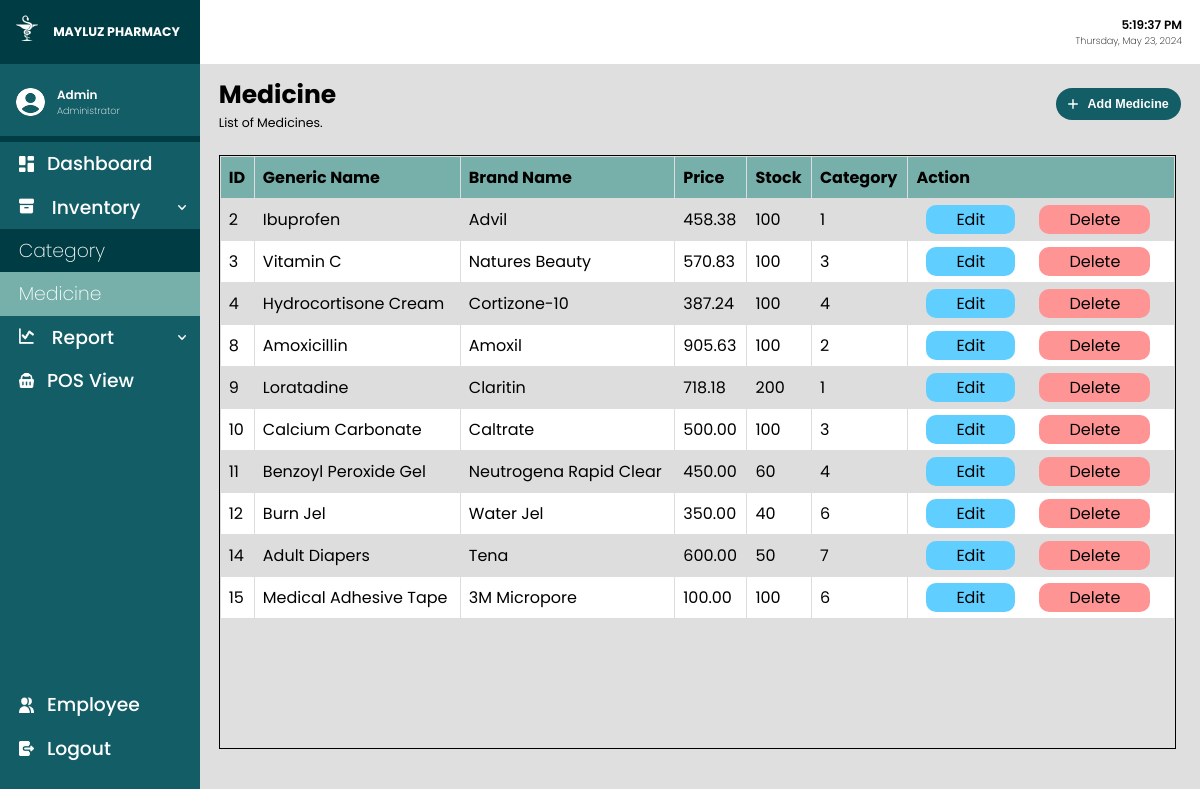
/medicine.php (signed in), run on an earlier commit of the app's database.
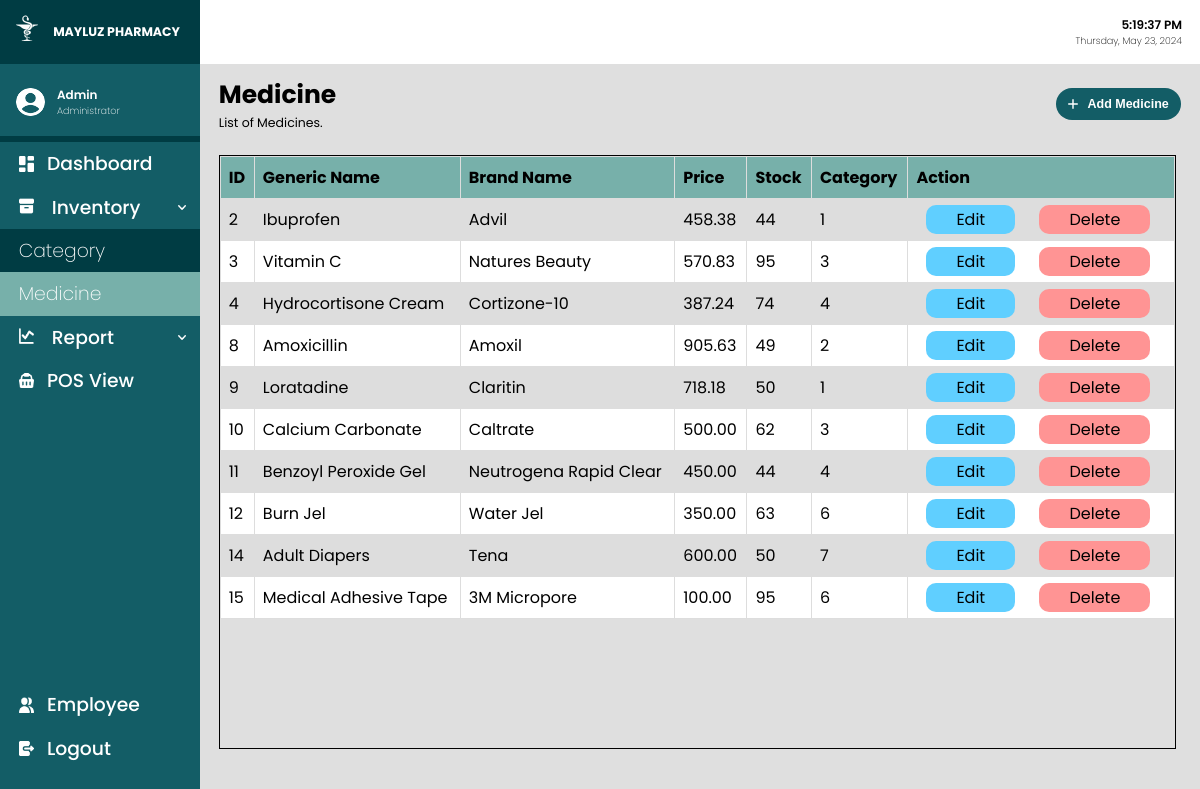
And on a later commit of the database.
### tables this page shows
CREATE TABLE `medicine` (
  `medicineID` int(10) NOT NULL,
  `genericName` varchar(100) NOT NULL,
  `brandedName` varchar(100) NOT NULL,
  `price` double(100,2) NOT NULL,
  `stock` int(11) NOT NULL,
  `dateAdded` date NOT NULL DEFAULT current_timestamp(),
  `categoryID` int(10) DEFAULT NULL
);

### medicine.php (the view, shortened to what this page needs)
<?php
include('connect.php');
?>
<!DOCTYPE html>
<html lang="en">
<head>
    <link rel="stylesheet" href="css/main.css">
    <link rel="stylesheet" href="css/global.css">
</head>
<body onload="whenActive()">
    <div class="container">
        <?php include('sidebar.php') ?>
        <div class="main">
            <div class="header">
                <div class="timendate">
                    <p class="datime">00:00:00 AM</p>
                    <p class="dadate">Monday, June 12, 2003</p>
                </div>
            </div>
            <div class="content">
                <div class="directory">
                    <div class="directoryinfo">
                        <h1> Medicine </h1>
                        <p> List of Medicines. </p>
                    </div>
                    <div class="addbtn">
                        <button class="addbtn" onclick="addMedicine()"><img src="images/add.svg"> Add Medicine </button>
                    </div>
                </div>
                <div class="subcontent">
                    <div class="contentTable">
                        <table class="rowNumbers">
                            <tr>
                                <th> ID </th>
                                <th> Generic Name </th>
                                <th> Brand Name </th>
                                <th> Price </th>
                                <th> Stock </th>
                                <th> Category </th>
                                <th> Action </th>
                            </tr>
                            <?php
                            $fetchMedicines = "SELECT * FROM medicine";
                            $exec = mysqli_query($conn, $fetchMedicines);
                            while ($rowMed = mysqli_fetch_array($exec)) {
                                echo "<tr>";
                                echo "<td>" . $rowMed['medicineID'] . "</td>";
                                echo "<td>" . $rowMed['genericName'] . "</td>";
                                echo "<td>" . $rowMed['brandedName'] . "</td>";
                                echo "<td>" . $rowMed['price'] . "</td>";
                                if ($rowMed['stock'] <= 0) {
                                    echo "<td style='color:red'> Out of Stock </td>";
                                } else {
                                    echo "<td>" . $rowMed['stock'] . "</td>";
                                }
                                echo "<td>" . $rowMed['categoryID'] . "</td>";
                                echo "<td> <a class='editBtn' href='editMedicine.php?medicineID=$rowMed[0]'>Edit</a>
                                <a class='deltBtn' href='delete.php?medicineID=$rowMed[0]'>Delete</a></td>";
                                echo "</tr>";
                            }
                            ?>
                        </table>
                    </div>
                </div>
            </div>
        </div>
    </div>
</body>
</html>

What changed in the data, as far as the page shows it:
changed medicine "Ibuprofen": stock "100" → "44"
changed medicine "Vitamin C": stock "100" → "95"
changed medicine "Hydrocortisone Cream": stock "100" → "74"
changed medicine "Amoxicillin": stock "100" → "49"
changed medicine "Loratadine": stock "200" → "50"
changed medicine "Calcium Carbonate": stock "100" → "62"
changed medicine "Benzoyl Peroxide Gel": stock "60" → "44"
changed medicine "Burn Jel": stock "40" → "63"
changed medicine "Medical Adhesive Tape": stock "100" → "95"
